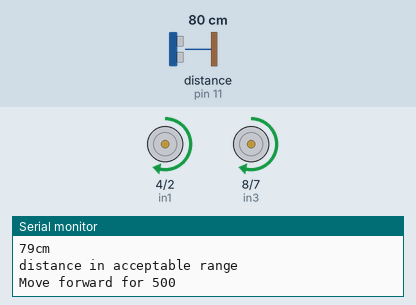
Recording of a sketch running on a simulated Arduino Uno, built with avr-gcc and run on an emulated ATmega328P. Parts: motor-driver pin pairs drawn as motors (green arrow = first pin HIGH = forward, orange = second pin HIGH = backward, longer = more drive, scaled by the enable pin), the last lines printed to the serial monitor. Wiring (inferred from the names in the program): ultrasonic range finder: trigger pin 13; echo pin 11. Inputs (shaded band) come from the test bench; at power-on: distance to the obstacle (sensor on pin 11) 80 cm. The echo pulse lasts 58.3 µs per cm.

Above: at 1.3 s.
1.4 s: distance to the obstacle (sensor on pin 11) set to 24 cm
2.9 s: distance to the obstacle (sensor on pin 11) set to 18 cm
At 3.23 s:
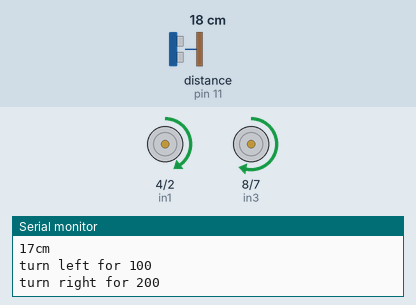
At 3.58 s:
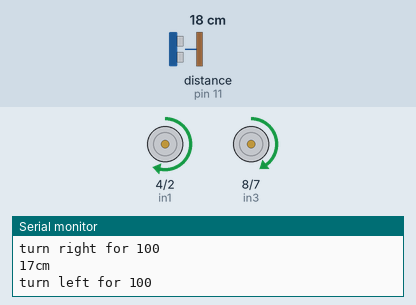
5.9 s: distance to the obstacle (sensor on pin 11) set to 250 cm
8.9 s: distance to the obstacle (sensor on pin 11) set to 203 cm
11.9 s: distance to the obstacle (sensor on pin 11) set to 197 cm
At 12.48 s:
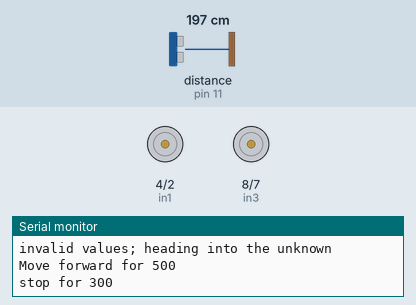
Timing chart, 0 to 14.8 s (numbered marks = the images above; inputs shaded):
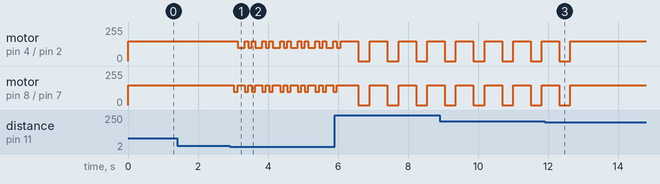

Measured:
- the behaviour switches between 21 and 20 cm on distance to the obstacle (sensor on pin 11) (found by bisection; images 0 and 1)
- after the input at 11.9 s, motor on pin 4 (in1) / pin 2 (in2), motor on pin 8 (in3) / pin 7 (in4): goes on until 12.6 s, then stays forward 150/255

The sketch:

Obstacle_Avoidance_Robot.ino
```cpp
/*
  Heather's code for the ultrasonic distance-sensing robot that avoids obstacles
  modificaions based on M. Shiloh's modifications to Abrar's original code
*/

//Control Pins for the left half of H-bridge
const int enable1 = 6; // PWM pin for speed control
const int in1 = 4;
const int in2 = 2;

// Control pins for the right half of the H-bridge
const int enable2 = 5; // PWM pin for speed control
const int in3 = 8;
const int in4 = 7;

//Control pins for ultrasonic distance sensor
const int trigPin = 13;
const int echoPin = 11;

//Set Minimum Distance required for Bot to maintain from obstacles (in cm)
const int minimumDistance = 20;

void setup() {

  //control pins for ultrasonic sensor
  pinMode(trigPin, OUTPUT);
  pinMode(echoPin, INPUT);

  //control pins for the left motor
  pinMode( enable1, OUTPUT);
  pinMode( in1, OUTPUT);
  pinMode( in2, OUTPUT);

  //control pins for the right motor
  pinMode( enable2, OUTPUT);
  pinMode( in3, OUTPUT);
  pinMode( in4, OUTPUT);

  Serial.begin(9600);

}

void loop() {

  long distance;
  distance = measureDistance ();
  Serial.print (distance);
  Serial.println ("cm");

  // check validity of distance
  if (distance >= 200 || distance <= 0) {
    Serial.println("invalid values; heading into the unknown");
    goForward (500);
    stopRobot (300);
  }

  else  {
    if (distance < minimumDistance) {
      //turn left, take measurement
      //turn right, take measurement
      //go towards greater distance

      turnLeft (100);
      int leftDistance = measureDistance();
      turnRight (200);
      int rightDistance = measureDistance();
      turnLeft (100); //return to forward position

      if (leftDistance >= 200
          || leftDistance <= 0
          || rightDistance >= 200
          || rightDistance <= 0)
      {
        Serial.println ("Either Left or Right reading is bad");

      }
      else if (leftDistance > rightDistance) {
        turnLeft (100);
      }
      else {
        turnRight (100);
      }
    } //end of case for distance less than minimumDistance

    //begin case for valid range with distance greater than minimumDistance
    else  {
      Serial.println ("distance in acceptable range");
      goForward (500);
    }
  } //end valid range case
} //end loop

//The section that follows is used to define the functions used in this code loop

  void goForward (int timeToMove) {
    //Go Forward for a certain amount of time
    Serial.print ("Move forward for ");
    Serial.println (timeToMove); //both motors go forward
    digitalWrite (in1, HIGH);
    digitalWrite (in2, LOW);
    analogWrite (enable1, 150);
    digitalWrite (in3, HIGH);
    digitalWrite (in4, LOW);
    analogWrite (enable2, 150);
    delay (timeToMove); // wait for humans to enjoy the bot going forward
  }

  void turnLeft (int timeToMove) {
    Serial.print ("turn left for ");
    Serial.println (timeToMove);
    digitalWrite (in1, HIGH);
    digitalWrite (in2, LOW);
    analogWrite (enable1, 150);
    digitalWrite (in3, HIGH);
    digitalWrite (in4, LOW);
    analogWrite (enable2, 100);
    delay (timeToMove);
  }

  void turnRight (int timeToMove) {
    Serial.print ("turn right for ");
    Serial.println (timeToMove);
    digitalWrite (in1, HIGH);
    digitalWrite (in2, LOW);
    analogWrite (enable1, 100);
    digitalWrite (in3, HIGH);
    digitalWrite (in4, LOW);
    analogWrite (enable2, 150);
    delay (timeToMove);
  }

  void stopRobot (int timeToMove) {
    Serial.print ("stop for ");
    Serial.println (timeToMove); //both motors stop
    digitalWrite (in1, LOW);
    digitalWrite (in2, LOW);
    digitalWrite (enable1, LOW);
    digitalWrite (in3, LOW);
    digitalWrite (in4, LOW);
    digitalWrite (enable2, LOW);
    delay (timeToMove); // wait for humans to enjoy the bot stopping
  }

  void goReverse (int timeToMove) {
    //Go backward for a certain abmount of time
    Serial.print ("Move backwards for ");
    Serial.println (timeToMove); //both motors go in reverse
    digitalWrite (in1, LOW);
    digitalWrite (in2, HIGH);
    digitalWrite (enable1, HIGH);
    digitalWrite (in3, LOW);
    digitalWrite (in4, HIGH);
    digitalWrite (enable2, HIGH);
    delay (timeToMove); // wait for humans to enjoy the bot going in reverse
  }

  long measureDistance () {
    long duration, distance;

    // send the pulse
    digitalWrite(trigPin, LOW);
    delayMicroseconds(2); // low for 2 microseconds
    digitalWrite(trigPin, HIGH);
    delayMicroseconds(10); // high for 10 microseconds
    digitalWrite(trigPin, LOW);
    duration = pulseIn(echoPin, HIGH); // measure the time to the echo
    distance = (duration / 2) / 29.1; // calculate the distance in cm
    return distance;
  }
```
